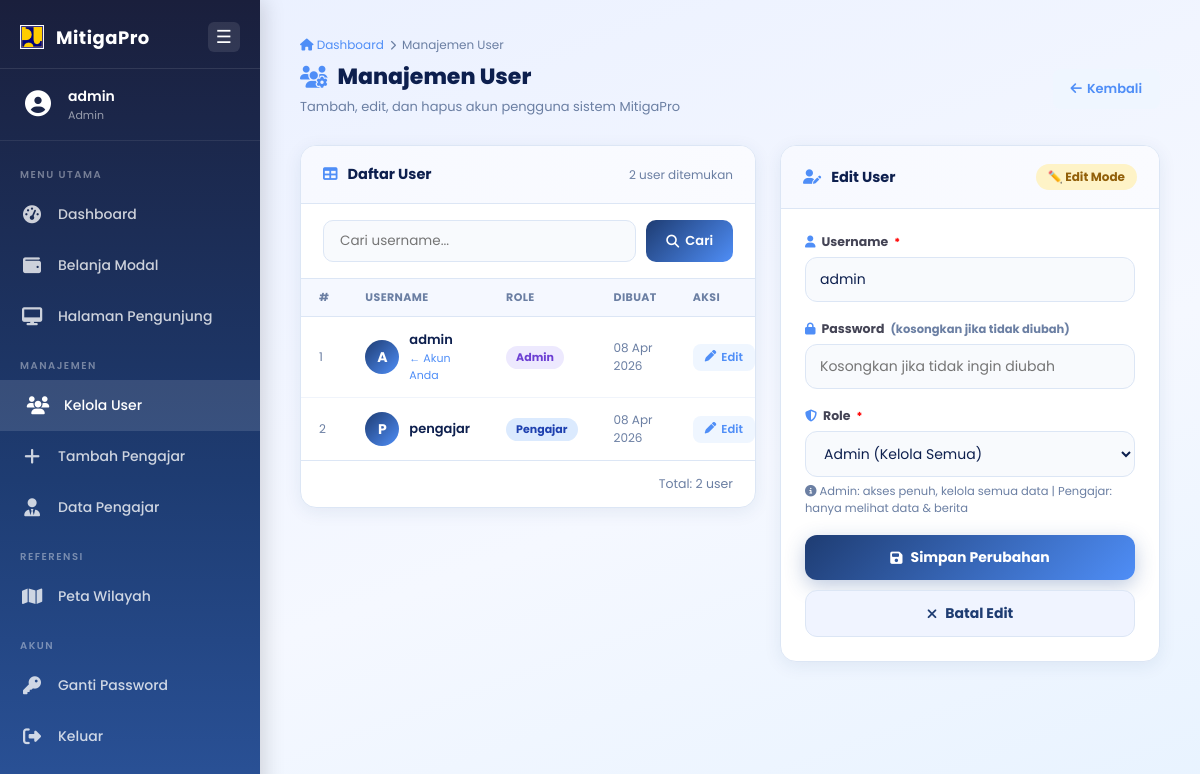
Page /mitigapro/admin/manage_users.php?edit=1 (signed in) on the committed database.
### tables this page shows
CREATE TABLE IF NOT EXISTS users (
    id         INT UNSIGNED AUTO_INCREMENT PRIMARY KEY,
    username   VARCHAR(80)  NOT NULL UNIQUE,
    password   VARCHAR(255) NOT NULL,    
    role       ENUM('admin','pengajar') NOT NULL DEFAULT 'pengajar',
    created_at TIMESTAMP DEFAULT CURRENT_TIMESTAMP
);

### mitigapro/admin/manage_users.php (the view, shortened to what this page needs)
<?php
require $_SERVER['DOCUMENT_ROOT'] . '/MitigaPro/include/autoload.php';
$edit_user = null;
if (isset($_GET['edit'])) {
    $eid = intval($_GET['edit']);
    $r = $conn->prepare("SELECT id, username, role FROM users WHERE id=?");
    $r->bind_param('i', $eid);
    $r->execute();
    $edit_user = $r->get_result()->fetch_assoc();
}
$search = trim($_GET['q'] ?? '');
if ($search !== '') {
    $sq = '%' . $search . '%';
    $list_q = $conn->prepare("SELECT * FROM users WHERE username LIKE ? ORDER BY created_at DESC");
    $list_q->bind_param('s', $sq);
    $list_q->execute();
    $users = $list_q->get_result();
} else {
    $users = $conn->query("SELECT * FROM users ORDER BY created_at DESC");
}
?>
<!DOCTYPE html>
<html lang="id">
<head>
<link rel="stylesheet" href="<?= BASE_URL ?>1_css/sidebar_mitigapro.css">
<link rel="stylesheet" href="https://cdnjs.cloudflare.com/ajax/libs/font-awesome/6.5.0/css/all.min.css">
</head>
<body>
<?php require INCLUDE_PATH . 'sidebar_mitigapro.php'; ?>
<div class="main-content" id="mainContent">
  <div class="breadcrumb">
    <a href="db_mitigapro.php"><i class="fas fa-home"></i> Dashboard</a>
    <i class="fas fa-chevron-right" style="font-size:10px"></i>
    <span>Manajemen User</span>
  </div>
  <div class="page-header">
    <div>
      <h1><i class="fas fa-users-gear" style="color:var(--accent)"></i> Manajemen User</h1>
      <p>Tambah, edit, dan hapus akun pengguna sistem MitigaPro</p>
    </div>
    <a href="db_mitigapro.php" class="tbl-btn btn-edit" style="padding:10px 18px;font-size:13px">
      <i class="fas fa-arrow-left"></i> Kembali
    </a>
  </div>
  <div class="layout">
    <div class="panel">
      <div class="panel-header">
        <div class="panel-title"><i class="fas fa-table"></i> Daftar User</div>
        <span style="font-size:12px;color:var(--muted)"><?= $users->num_rows ?> user ditemukan</span>
      </div>
      <form method="GET" class="search-bar">
        <input type="text" name="q" placeholder="Cari username..." value="<?= htmlspecialchars($search) ?>">
        <button type="submit" class="btn-search"><i class="fas fa-search"></i> Cari</button>
      </form>
      <?php if ($users->num_rows > 0): ?>
      <table class="data-table">
        <thead>
          <tr>
            <th>#</th>
            <th>Username</th>
            <th>Role</th>
            <th>Dibuat</th>
            <th>Aksi</th>
          </tr>
        </thead>
        <tbody>
        <?php $no = 1; while ($u = $users->fetch_assoc()): ?>
          <tr>
            <td style="color:var(--muted);font-size:12px"><?= $no++ ?></td>
            <td>
              <div class="td-name">
                <div class="td-avatar"><?= strtoupper(substr($u['username'],0,1)) ?></div>
                <div>
                  <div style="font-weight:600"><?= htmlspecialchars($u['username']) ?></div>
                  <?php if ((int)$u['id'] === (int)$_SESSION['user_id']): ?>
                    <div class="td-sub" style="color:var(--accent)">← Akun Anda</div>
                  <?php endif; ?>
                </div>
              </div>
            </td>
            <td><span class="badge badge-<?= $u['role'] ?>"><?= ucfirst($u['role']) ?></span></td>
            <td style="font-size:12px;color:var(--muted)"><?= date('d M Y', strtotime($u['created_at'])) ?></td>
            <td>
              <div class="tbl-actions">
                <a href="?edit=<?= $u['id'] ?><?= $search ? '&q='.urlencode($search) : '' ?>" class="tbl-btn btn-edit">
                  <i class="fas fa-pen"></i> Edit
                </a>
              </div>
            </td>
          </tr>
        <?php endwhile; ?>
        </tbody>
      </table>
      <div class="pag">Total: <?= $no-1 ?> user</div>
      <?php else: ?>
        <div class="empty-state"><i class="fas fa-users"></i><p>Tidak ada user ditemukan.</p></div>
      <?php endif; ?>
    </div>
    <div class="panel">
      <div class="panel-header">
        <div class="panel-title">
          <i class="fas fa-<?= $edit_user ? 'user-pen' : 'user-plus' ?>"></i>
          <?= $edit_user ? 'Edit User' : 'Tambah User Baru' ?>
        </div>
        <span class="mode-badge mode-<?= $edit_user ? 'edit' : 'add' ?>">
          <?= $edit_user ? '✏️ Edit Mode' : '➕ Tambah' ?>
        </span>
      </div>
      <div class="form-body">
        <form method="POST" action="">
          <div class="fg">
            <label><i class="fas fa-user"></i> Username <span style="color:red;font-size:11px">*</span></label>
            <input type="text" name="username"
              placeholder="Nama pengguna (unik)"
              value="<?= htmlspecialchars($edit_user['username'] ?? $_POST['username'] ?? '') ?>"
              autocomplete="off" required>
          </div>
          <div class="fg">
            <label><i class="fas fa-lock"></i> Password <?= $edit_user ? '<span class="hint">(kosongkan jika tidak diubah)</span>' : '<span style="color:red;font-size:11px">*</span>' ?></label>
            <input type="password" name="password"
              placeholder="<?= $edit_user ? 'Kosongkan jika tidak ingin diubah' : 'Minimal 6 karakter' ?>"
              autocomplete="new-password"
              <?= !$edit_user ? 'required' : '' ?>>
          </div>
          <div class="fg">
            <label><i class="fas fa-shield-halved"></i> Role <span style="color:red;font-size:11px">*</span></label>
            <select name="role" required>
              <option value="admin"    <?= (($edit_user['role'] ?? '') === 'admin')    ? 'selected' : '' ?>>Admin (Kelola Semua)</option>
            </select>
            <div class="hint"><i class="fas fa-info-circle"></i> Admin: akses penuh, kelola semua data | Pengajar: hanya melihat data & berita</div>
          </div>
          <button type="submit" class="btn btn-save">
            <i class="fas fa-<?= $edit_user ? 'save' : 'user-plus' ?>"></i>
            <?= $edit_user ? 'Simpan Perubahan' : 'Tambah User' ?>
          </button>
          <?php if ($edit_user): ?>
            <a href="manage_users.php" class="btn btn-cancel">
              <i class="fas fa-times"></i> Batal Edit
            </a>
          <?php endif; ?>
        </form>
      </div>
    </div>
  </div>
</div>
</body>
</html>

### 1_css/sidebar_mitigapro.css (style rules this page uses)
.main-content { margin-left: 260px; padding: 36px 40px; min-height: 100vh; transition: margin-left 0.3s ease; font-family: 'Poppins', sans-serif; }

### rows in the picture
users: username "A", username "admin", shows "← Akun Anda", role "Admin", created_at "08 Apr 2026", role "Admin (Kelola Semua)"
users: username "P", username "pengajar", role "Pengajar", created_at "08 Apr 2026"

### other values in the picture
$_sidebar_username "admin"
$label "Dashboard Belanja Modal Halaman Pengunjung Kelola User Tambah Pengajar Data Pengajar Peta Wilayah Ganti Password"
$users->num_rows "2"
$no-1 "2"
